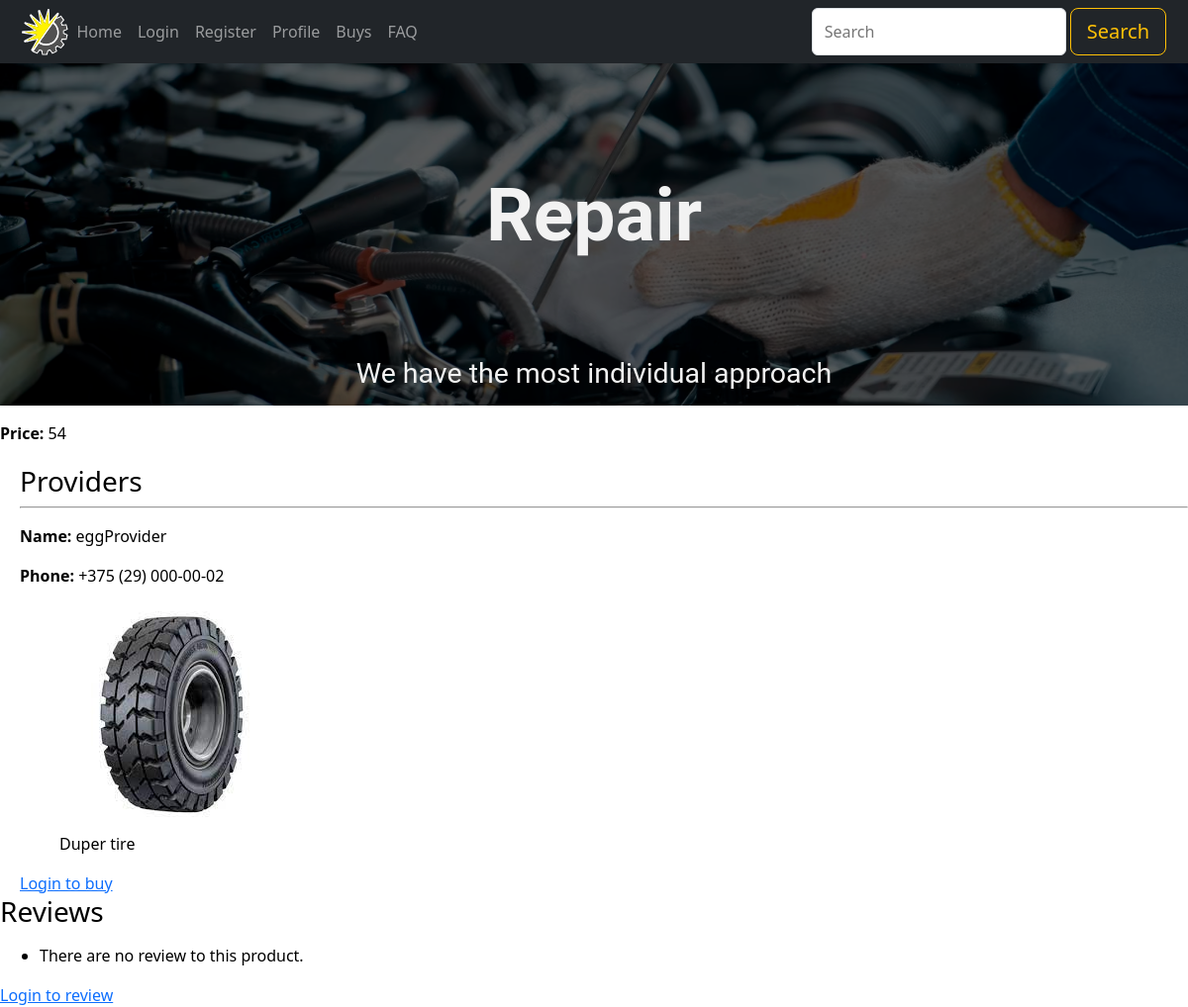
Page /product/88da2e6d-70b5-4569-ba8b-98e4d62c4efe/ on the committed database.
### apps/shop/models.py (models this page shows, shortened)
class CarouselItem(models.Model):
    image_key = models.UUIDField(default=uuid.uuid4, editable=False)
    image = NamedImageField(upload_to='carousel_items_images',
                            get_filename=model_funcs.get_carousel_item_image_filename, storage=OverwriteCodedStorage())
    content = models.TextField(default="""
    <div style="text-align: center;color: #f2f2f2;font-size: 15px;">
        <h1 style='margin-bottom:100px; font: 62.5% "Roboto","Arial","Helvetica",sans-serif; font-size: 5em; font-weight: 700;'>
            Create
        </h1>
        <h3 style='font: 62.5% "Roboto","Arial","Helvetica",sans-serif; font-size: 1.9em;'>
            Our workers are the best
        </h3>
    </div>
    """.replace('\n    ', '\n').replace('\n', '', 1))
    class Meta:
        ordering = ("id", )

class Product(models.Model):
    name = models.CharField(max_length=64, unique=True)
    category = models.ForeignKey(Category, null=True, on_delete=models.SET_NULL)
    article = models.UUIDField(primary_key=True, default=uuid.uuid4, editable=False,
                               help_text="Unique ID for this product")
    price = IntegerRangeField(min_value=0)
    providers = models.ManyToManyField(Provider, help_text="Select a provider for this product",
                                       blank=True, related_name='products')
    image_key = models.UUIDField(default=uuid.uuid4, editable=False)
    image = NamedImageField(upload_to='products_images',
                            get_filename=model_funcs.get_product_image_filename, storage=OverwriteCodedStorage())
    def get_few_providers(self):
        max_count = 3
        providers = self.providers.all()
        if len(providers) > max_count:
            return ', '.join([provider.username for provider in providers[:max_count - 1]]) + " and others"
        else:
            return ', '.join([provider.username for provider in providers])
    get_few_providers.short_description = 'Providers'
    class Meta:
        verbose_name = "product"
        verbose_name_plural = "products"
        ordering = ("name",)

class Provider(User):
    pass

class Profile(models.Model):
    user = models.OneToOneField(User, on_delete=models.CASCADE)
    phone = models.CharField(max_length=64, validators=[validate_phone_number],
                             help_text="Enter a phone in format +375 (29) XXX-XX-XX")
    address = models.CharField(max_length=64, validators=[validate_address])
    avatar = AvatarField(upload_to='profile_avatars', default='profile_avatars/avatar_default.jpg', blank=True,
                         get_color=model_funcs.get_profile_avatar_color, avatar_size=300,
                         get_filename=model_funcs.get_profile_avatar_filename)
    coupons = models.ManyToManyField('Coupon', help_text="Select a coupon for this user",
                                     blank=True, related_name='users')
    class Meta:
        verbose_name = "profile"
        verbose_name_plural = "profiles"

### apps/shop/views.py (the view)
# urls.py: re_path(r'product/(?P<pk>.+)/$', views.ProductDetailView.as_view(), name='product-detail'),
class ProductDetailView(generic.DetailView):
    model = Product
    def get_context_data(self, **kwargs):
        context = super().get_context_data(**kwargs)
        context['carousel_items'] = CarouselItem.objects.all()
        return context

### apps/core/template_tools/eval.py (called while the page is built)
def eval_tag(parser, token):
    try:
        tag_name, arg = token.contents.split(None, 1)
    except ValueError:
        raise template.TemplateSyntaxError(f"{token.contents[0]} tag requires arguments")
    if match := tag_with_as_regex.search(arg):
        eval_string, var_name = match.groups()
    else:
        if not arg:
            raise template.TemplateSyntaxError(f"{tag_name} tag at least require one argument")
        eval_string, var_name = arg, None
    return EvalNode(eval_string, var_name)

### apps/core/template_tools/exec.py (called while the page is built)
    def render(self, context):
        clist = list(context)
        clist.reverse()
        context_dict = {}
        for c in clist:
            context_dict.update(c)
            for item in c:
                if isinstance(item, dict):
                    context_dict.update(item)
        try:
            exec_locals = {}
            exec(self.tag_arg, context_dict, exec_locals)
        except IndentationError as e:
            raise
        except SyntaxError as e:
            raise SyntaxError(
                "Make sure you don't use special dot notation and other quirks of template syntax.") from e
        else:
            for key, value in exec_locals.items():
                context[key] = value
            return ''

### apps/shop/templates/shop/product_detail.html
{% extends "shop/carousel.html" %}
{% load template_tools %}
{% block under_carousel %}
<div itemscope itemtype="https://schema.org/Product">
  <p itemprop="highPrice"><strong>Price:</strong> {{ product.price }}</p>
  <div style="margin-left:20px;margin-top:20px">
    <h4>Providers</h4>
    {% for provider in product.providers.all %}
    <hr>
    <p><strong>Name:</strong> {{provider.username}}</p>
    <p class="text-muted"><strong>Phone:</strong> {{provider.profile.phone}}</p>
    {% endfor %}
  <figure>
    <img src="{{ product.image.url }}" itemprop="image" alt="{{ product.name }}">
    <figcaption itemprop="name">{{ product.name }}</figcaption>
  </figure>
   {% if request.user.is_authenticated %}
       <a href="{% url 'shop:create_buy' product.pk %}">Buy</a>
    {% else %}
       <a href="{% url 'shop:login' %}">Login to buy</a>
    {% endif %}
  </div>
<h2>Reviews</h2>
<ul>
  {% for review in product.review_set.all %}
    <li>
      <p>{{review.user.username}} <time datetime="{% eval review.date.strftime('%Y-%m-%d') %}">{{ review.date }}</time></p>
      <img src="{{ review.user.profile.avatar.url }}" height="60px">
      {{review.content}}</p>
    </li>
  {% empty %}
    <li>There are no review to this product.</li>
  {% endfor %}
  </ul>
{% if request.user.is_authenticated %}
       <a href="{% url 'shop:create_review' product.pk %}">Review</a>
    {% else %}
       <a href="{% url 'shop:login' %}">Login to review</a>
    {% endif %}
</div>
{% endblock %}

### apps/shop/templates/shop/carousel.html (shortened to what this page needs)
{% extends "shop/base.html" %}
{% load static %}
{% load template_tools %}
{% block extrastyle %}
  <link rel="stylesheet" href="{% static 'css/image_filters.css' %}" />
  <link rel="stylesheet" href="{% static 'css/carousel.css' %}" />
  <link rel="stylesheet" href="{% static 'shop/css/carousel_style.css' %}" />
{% endblock %}
{% block content %}
  {% block carousel %}
    <div class="carousel" id="id_carousel">
      {% for carousel_item in carousel_items %}
        <div class="carousel-item">
          <img class="d-block w-100 darken-image" src="{{ carousel_item.image.url }}" style="width:100%">
          <div class="carousel-item-text">
            {{ carousel_item.content|safe }}
          </div>
        </div>
      {% endfor %}
    </div>
  {% endblock %}
  {% block under_carousel %}{% endblock %}
{% endblock %}

### static/css/border_box_sizing.css (style rules this page uses)
body { margin: 0; font-family: system-ui; line-height: 1.5; }

### static/css/no_horizontal_scrolling.css (style rules this page uses)
html, body { max-width: 100%; overflow-x: hidden; }

### static/css/links.css (style rules this page uses)
a { color: rgba(13,110,253,100); text-decoration: underline; }

### apps/shop/static/shop/css/base_style.css (style rules this page uses)
h1, h2, h3, h4, h5, h6 { margin-top: 0; margin-bottom: 0.5rem; font-weight: 500; font-size: calc(1.3rem + .6vw); font-family: inherit; line-height: 1.2; }

### static/css/image_filters.css (style rules this page uses)
.darken-image { filter: brightness(35%); }

### static/css/carousel.css (style rules this page uses)
.carousel { position: relative; height:400px; margin: auto; }
.carousel-item { display: none; height: inherit; }
.carousel-item > img, .carousel-item > .carousel-item-image { object-fit: cover; height: inherit; }
.carousel-item-text { color: #f2f2f2; padding: 8px 12px; position: absolute; bottom: 0px; width: 100%; }

### apps/shop/static/shop/css/carousel_style.css (style rules this page uses)
#id_carousel { height: 350px; }

### rows in the picture
CarouselItem: image (picture), content "Repair We have the most individual approach"
Product: price "54", image (picture), name "Duper tire"
Provider: username "eggProvider", profile.phone "+375 (29) 000-00-02"

### other values in the picture
{{ text|safe }} "Home" "Login" "Register" "Profile" "Buys" "FAQ"
